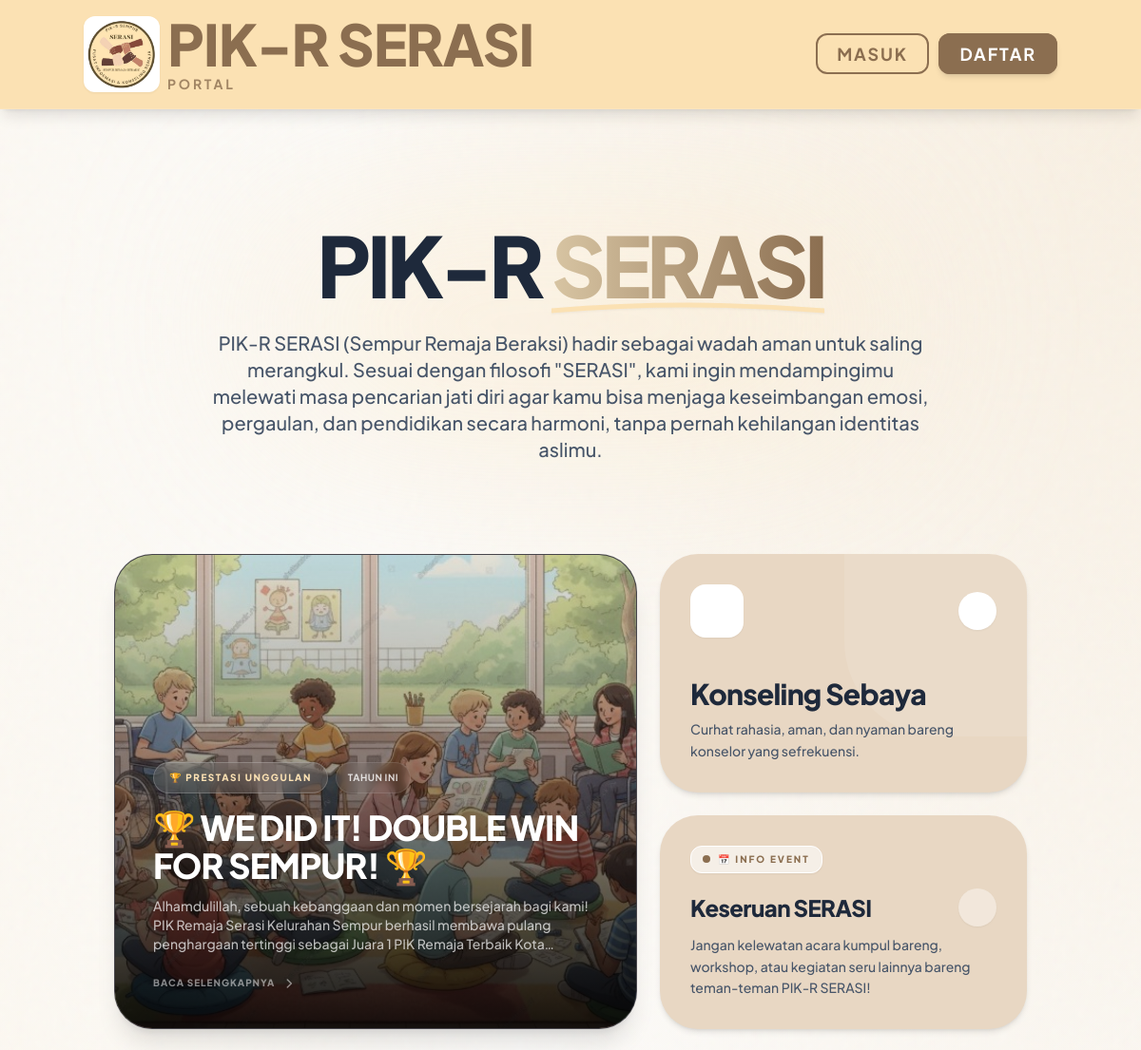
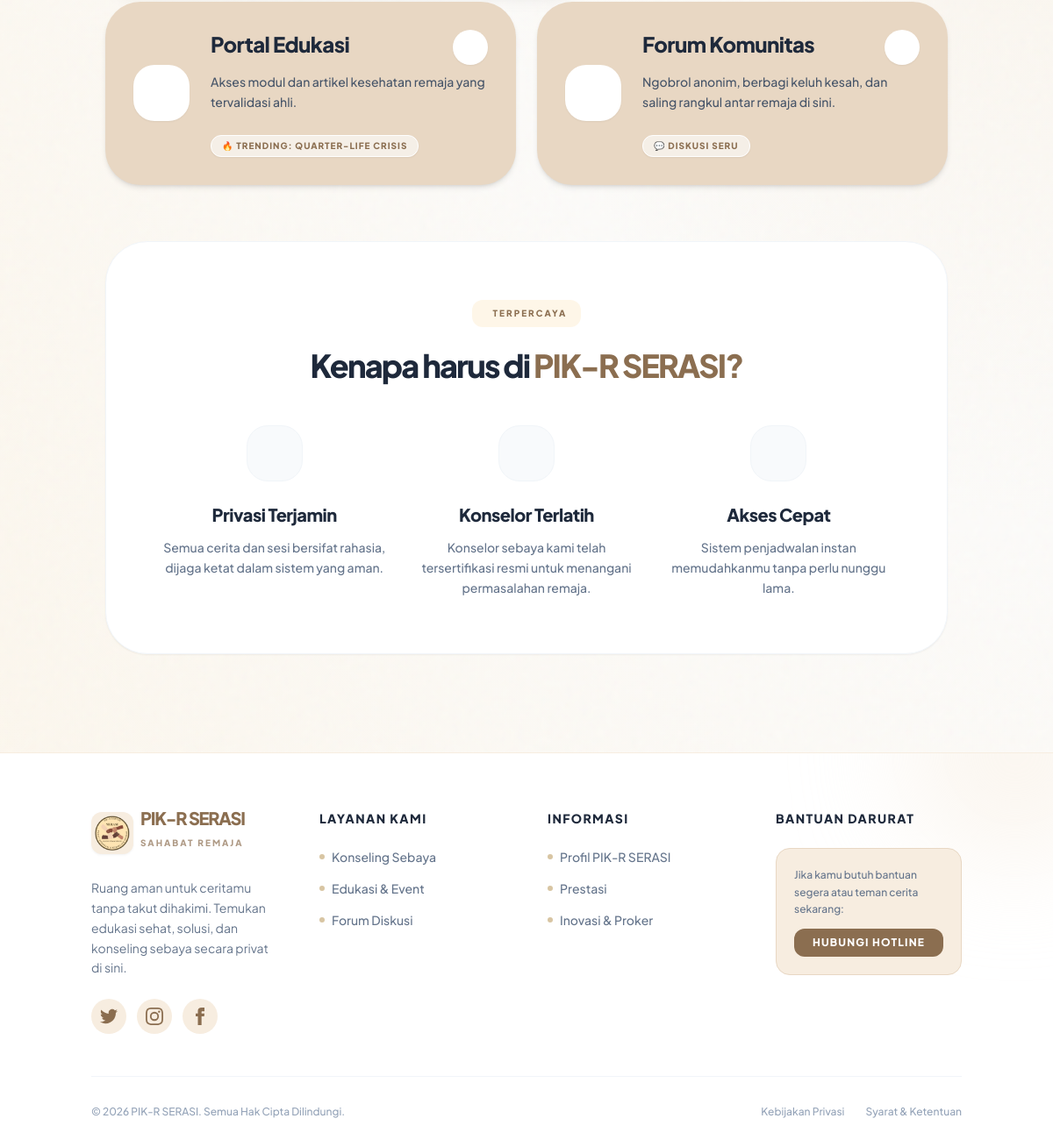
The page / on the database its author committed (2 pictures, top to bottom).
### tables this page shows
CREATE TABLE achievements (
            id INTEGER PRIMARY KEY AUTOINCREMENT,
            title TEXT NOT NULL,
            content TEXT,
            author TEXT,
            author_id INTEGER,
            dokumen TEXT,
            date TEXT
        );

### app.py (the view)
@app.route('/')
def index():
    conn = get_db_connection()
    latest_ach = conn.execute('SELECT * FROM achievements ORDER BY id DESC LIMIT 1').fetchone()
    conn.close()
    featured_ach = None
    if latest_ach:
        featured_ach = dict(latest_ach)
        if featured_ach.get('dokumen'):
            featured_ach['foto_list'] = [f.strip() for f in featured_ach['dokumen'].split(',') if f.strip()]
        else:
            featured_ach['foto_list'] = []
    return render_template('index.html', featured_ach=featured_ach)

### app.py (called while the page is built, shortened)
def get_db_connection():
    supabase_url = os.environ.get('SUPABASE_DB_URL')
    return PIKRDatabaseConnection(db_path=DB_PATH, supabase_url=supabase_url)

    def execute(self, query, params=None):
        query_upper = query.strip().upper()
        is_write = any(query_upper.startswith(op) for op in ["INSERT", "UPDATE", "DELETE"])
        if self.supabase_url:
            query = query.replace('?', '%s')
            query = re.sub(r'"([^"]*)"', r"'\1'", query)
            if params is not None:
                if not isinstance(params, (tuple, list)):
                    params = (params,)
                self.cursor.execute(query, params)
            else:
                self.cursor.execute(query)
        else:
            if params is not None:
                self.cursor.execute(query, params)
            else:
                self.cursor.execute(query)
        return self

    def fetchone(self):
        row = self.cursor.fetchone()
        if row is None:
            return None
        return row

    def close(self):
        self.cursor.close()
        self.conn.close()
        if self.modified_tables:
            for table in self.modified_tables:
                trigger_async_sheets_sync(table)

### templates/index.html (shortened to what this page needs)
{% extends 'base.html' %}
{% block content %}
<div class="fixed inset-0 z-0 bg-[#FCFBF9] pointer-events-none">
    <div class="absolute inset-0 bg-[radial-gradient(ellipse_at_top_right,_var(--tw-gradient-stops))] from-[#f8efe1] via-transparent to-[#FBE1B3]/20"></div>
    <div class="absolute inset-0 opacity-[0.03]" style=""></div>
</div>
<div class="max-w-7xl mx-auto px-4 py-8 animate-fade-in relative z-10">
    <div class="text-center mb-24 relative pt-10">
        <div class="absolute top-1/2 left-1/2 -translate-x-1/2 -translate-y-1/2 w-full max-w-2xl h-64 bg-[#FBE1B3]/30 blur-[100px] rounded-full -z-10"></div>
        <h1 class="text-5xl md:text-7xl lg:text-[5.5rem] font-black text-slate-800 tracking-tighter leading-[1.1] mb-6 relative z-10">
            PIK-R <span class="text-transparent bg-clip-text bg-gradient-to-r from-[#d8c5a3] to-[#8b6e50] relative inline-block">
                <svg class="absolute -bottom-2 left-0 w-full h-4 text-[#FBE1B3] drop-shadow-sm" viewBox="0 0 100 20" preserveAspectRatio="none">
                    <path d="M0,15 Q50,0 100,15" fill="none" stroke="currentColor" stroke-width="6" stroke-linecap="round"/>
                </svg>
            </span>
        </h1>
        <p class="text-lg md:text-xl text-slate-600 font-medium leading-relaxed max-w-3xl mx-auto mb-10 relative z-10">
            PIK-R SERASI (Sempur Remaja Beraksi) hadir sebagai wadah aman untuk saling merangkul. Sesuai dengan filosofi "SERASI", kami ingin mendampingimu melewati masa pencarian jati diri agar kamu bisa menjaga keseimbangan emosi, pergaulan, dan pendidikan secara harmoni, tanpa pernah kehilangan identitas aslimu.
        </p>
    </div>
    <div id="fitur" class="grid grid-cols-1 md:grid-cols-12 gap-6 max-w-6xl mx-auto mb-6 scroll-mt-24">
        {% if featured_ach %}
        <a href="{{ url_for('achievement_detail', achievement_id=featured_ach.id) }}"
           class="md:col-span-7 h-full bg-slate-950 rounded-[2.5rem] flex flex-col relative overflow-hidden group shadow-xl hover:shadow-2xl transition-all hover:-translate-y-1.5 duration-500 border border-[#e8d7c3]/30 min-h-[400px] md:min-h-[500px]">
            <div class="absolute inset-0 w-full h-full overflow-hidden">
                {% if featured_ach.foto_list %}
                    {% if featured_ach.foto_list | length > 1 %}
                        <div id="index-slideshow" class="w-full h-full flex transition-transform duration-700 ease-in-out">
                            {% for foto in featured_ach.foto_list %}
                            <div class="w-full h-full flex-shrink-0">
                                <img src="{{ url_for('static', filename='uploads/' + foto) }}" class="w-full h-full object-cover group-hover:scale-105 transition-transform duration-700" alt="{{ featured_ach.title }}">
                            </div>
                            {% endfor %}
                        </div>
                        <script>
                            document.addEventListener("DOMContentLoaded", function() {
                                let curIdx = 0;
                                const container = document.getElementById("index-slideshow");
                                const total = {{ featured_ach.foto_list | length }};
                                setInterval(() => {
                                    curIdx = (curIdx + 1) % total;
                                    container.style.transform = `translateX(-${curIdx * 100}%)`;
                                }, 5000);
                            });
                        </script>
                    {% else %}
                        <img src="{{ url_for('static', filename='uploads/' + featured_ach.foto_list[0]) }}" class="w-full h-full object-cover group-hover:scale-105 transition-transform duration-700" alt="{{ featured_ach.title }}">
                    {% endif %}
                {% else %}
                    <img src="{{ url_for('static', filename='uploads/1778979515_WhatsApp_Image_2026-05-17_at_07.58.10.jpeg') }}" class="w-full h-full object-cover group-hover:scale-105 transition-transform duration-700" alt="Prestasi PIK-R">
                {% endif %}
            </div>
            <div class="relative z-10 mt-auto p-8 md:p-10 flex flex-col justify-end h-full">
                <div class="flex items-center gap-2 mb-4">
                    <span class="bg-white/10 backdrop-blur-md border border-white/20 text-[#FBE1B3] text-[10px] font-black px-4 py-2 rounded-full uppercase tracking-[0.15em] shadow-sm">
                        🏆 Prestasi Unggulan
                    </span>
                    <span class="bg-white/5 backdrop-blur-sm border border-white/10 text-white/80 text-[10px] font-bold px-3 py-2 rounded-full uppercase tracking-wider">
                        Tahun Ini
                    </span>
                </div>
                <h3 class="text-2xl md:text-3xl lg:text-4xl font-black text-white tracking-tight leading-tight mb-3 group-hover:text-[#FBE1B3] transition-colors duration-300">
                    {{ featured_ach.title }}
                </h3>
                <p class="text-white/70 font-medium leading-relaxed text-xs md:text-sm max-w-2xl line-clamp-3">
                    {{ featured_ach.content | striptags | truncate(200) }}
                </p>
                <div class="flex items-center gap-2 mt-6 text-white/50 text-[10px] font-black uppercase tracking-widest group-hover:text-white transition-colors duration-300">
                    <span>Baca Selengkapnya</span>
                    <svg class="w-3.5 h-3.5 transform group-hover:translate-x-1.5 transition-transform" fill="none" stroke="currentColor" viewBox="0 0 24 24">
                        <path stroke-linecap="round" stroke-linejoin="round" stroke-width="2.5" d="M9 5l7 7-7 7"/>
                    </svg>
                </div>
            </div>
        </a>
        {% endif %}
        <div class="md:col-span-5 h-full flex flex-col gap-6">
            <a href="{% if session.get('user_id') %}{{ url_for('counseling') }}{% else %}{{ url_for('register') }}{% endif %}" class="bg-[#e8d7c3] rounded-[2.5rem] p-8 text-slate-800 shadow-md group hover:shadow-lg transition-all hover:-translate-y-1 duration-500 flex flex-col justify-between overflow-hidden relative block flex-grow">
                <div class="absolute right-0 top-0 w-48 h-48 bg-white/10 rounded-bl-[100px] pointer-events-none group-hover:scale-110 transition-transform duration-700"></div>
                <div class="relative z-10 flex items-center justify-between mb-8">
                    <div class="w-14 h-14 bg-white rounded-2xl flex items-center justify-center text-3xl text-[#8b6e50] shadow-sm">
                    </div>
                    <div class="w-10 h-10 bg-white rounded-full flex items-center justify-center text-[#8b6e50] shadow-sm group-hover:translate-x-1 group-hover:-translate-y-1 transition-transform group-hover:bg-[#8b6e50] group-hover:text-white">
                    </div>
                </div>
                <div class="relative z-10">
                    <h3 class="text-3xl font-black mb-2 tracking-tight">Konseling Sebaya</h3>
                    <p class="text-sm text-slate-600 font-medium leading-relaxed">Curhat rahasia, aman, dan nyaman bareng konselor yang sefrekuensi.</p>
                </div>
            </a>
            <a href="{{ url_for('education_event') }}" class="bg-[#e8d7c3] rounded-[2.5rem] p-8 shadow-md relative overflow-hidden group hover:shadow-lg transition-all hover:-translate-y-1 duration-500 block">
                <div class="relative z-10">
                    <div class="inline-flex items-center gap-2 bg-white/60 px-3 py-1.5 rounded-xl mb-4 shadow-sm border border-white">
                        <span class="w-2 h-2 rounded-full bg-[#8b6e50] animate-pulse"></span>
                        <p class="text-[10px] font-black text-[#8b6e50] uppercase tracking-[0.2em]">📅 INFO EVENT</p>
                    </div>
                    <div class="flex items-center justify-between mb-2">
                        <h3 class="text-2xl font-black text-slate-800 tracking-tight group-hover:text-[#8b6e50] transition-colors">Keseruan SERASI</h3>
                        <div class="w-10 h-10 bg-white/40 rounded-full flex items-center justify-center text-[#8b6e50] group-hover:bg-[#8b6e50] group-hover:text-white transition-colors shadow-sm">
                        </div>
                    </div>
                    <p class="text-sm text-slate-600 font-medium leading-relaxed">Jangan kelewatan acara kumpul bareng, workshop, atau kegiatan seru lainnya bareng teman-teman PIK-R SERASI!</p>
                </div>
            </a>
        </div>
    </div>
    <div class="grid grid-cols-1 md:grid-cols-2 gap-6 max-w-6xl mx-auto mb-16">
        <a href="{{ url_for('education_event') }}" class="bg-[#e8d7c3] p-8 rounded-[2.5rem] shadow-md group transition-all flex flex-col sm:flex-row items-start sm:items-center gap-6 overflow-hidden relative hover:-translate-y-1 hover:shadow-lg">
            <div class="w-16 h-16 bg-white rounded-[1.5rem] flex items-center justify-center text-3xl text-[#8b6e50] flex-shrink-0 group-hover:scale-110 group-hover:rotate-6 transition-transform shadow-sm">
            </div>
            <div class="flex-grow w-full relative z-10">
                <div class="flex items-start justify-between mb-2 gap-4">
                    <h3 class="text-2xl font-black text-slate-800 tracking-tight">Portal Edukasi</h3>
                    <div class="w-10 h-10 bg-white rounded-full flex items-center justify-center text-[#8b6e50] group-hover:bg-[#8b6e50] group-hover:text-white transition-colors flex-shrink-0 shadow-sm">
                    </div>
                </div>
                <p class="text-slate-600 font-medium text-sm leading-relaxed">Akses modul dan artikel kesehatan remaja yang tervalidasi ahli.</p>
                <div class="mt-6">
                    <span class="inline-block px-3 py-1 bg-white/60 text-[#8b6e50] border border-white text-[10px] font-black tracking-widest uppercase rounded-xl shadow-sm">
                        🔥 Trending: Quarter-Life Crisis
                    </span>
                </div>
            </div>
        </a>
        <a href="{{ url_for('forum') }}" class="bg-[#e8d7c3] p-8 rounded-[2.5rem] shadow-md group transition-all flex flex-col sm:flex-row items-start sm:items-center gap-6 overflow-hidden relative hover:-translate-y-1 hover:shadow-lg">
            <div class="absolute bottom-0 right-0 w-32 h-32 bg-white/40 rounded-tl-[100px] opacity-50 -z-10 group-hover:scale-110 transition-transform"></div>
            <div class="w-16 h-16 bg-white rounded-[1.5rem] flex items-center justify-center text-3xl text-[#8b6e50] flex-shrink-0 group-hover:scale-110 group-hover:-rotate-6 transition-transform shadow-sm">
            </div>
            <div class="flex-grow w-full relative z-10">
                <div class="flex items-start justify-between mb-2 gap-4">
                    <h3 class="text-2xl font-black text-slate-800 tracking-tight">Forum Komunitas</h3>
                    <div class="w-10 h-10 bg-white rounded-full flex items-center justify-center text-[#8b6e50] group-hover:bg-[#8b6e50] group-hover:text-white transition-colors shadow-sm flex-shrink-0">
                    </div>
                </div>
                <p class="text-slate-600 font-medium text-sm leading-relaxed">Ngobrol anonim, berbagi keluh kesah, dan saling rangkul antar remaja di sini.</p>
                <div class="mt-6">
                    <span class="inline-block px-3 py-1 bg-white/60 text-[#8b6e50] border border-white text-[10px] font-black tracking-widest uppercase rounded-xl shadow-sm">
                        💬 Diskusi Seru
                    </span>
                </div>
            </div>
        </a>
    </div>
    <div class="bg-white rounded-[3rem] p-10 md:p-16 border border-slate-100 shadow-sm relative overflow-hidden text-center mt-8">
        <div class="inline-flex items-center gap-2 bg-[#FBE1B3]/30 px-4 py-2 rounded-xl mb-6">
            <span class="text-[10px] font-black text-[#8b6e50] uppercase tracking-[0.2em]">Terpercaya</span>
        </div>
        <h2 class="text-3xl md:text-4xl font-black text-slate-800 tracking-tighter mb-12">
            Kenapa harus di <span class="text-[#8b6e50]">PIK-R SERASI?</span>
        </h2>
        <div class="grid grid-cols-1 md:grid-cols-3 gap-8 max-w-5xl mx-auto">
            <div class="group">
                <div class="w-16 h-16 mx-auto bg-slate-50 border border-slate-100 rounded-[1.5rem] flex items-center justify-center text-3xl text-[#8b6e50] mb-6 group-hover:bg-[#FBE1B3] group-hover:scale-110 transition-all duration-300">
                </div>
                <h4 class="text-xl font-black text-slate-800 mb-3 tracking-tight">Privasi Terjamin</h4>
                <p class="text-sm text-slate-500 font-medium leading-relaxed">Semua cerita dan sesi bersifat rahasia, dijaga ketat dalam sistem yang aman.</p>
            </div>
            <div class="group">
                <div class="w-16 h-16 mx-auto bg-slate-50 border border-slate-100 rounded-[1.5rem] flex items-center justify-center text-3xl text-[#8b6e50] mb-6 group-hover:bg-[#FBE1B3] group-hover:scale-110 transition-all duration-300">
                </div>
                <h4 class="text-xl font-black text-slate-800 mb-3 tracking-tight">Konselor Terlatih</h4>
                <p class="text-sm text-slate-500 font-medium leading-relaxed">Konselor sebaya kami telah tersertifikasi resmi untuk menangani permasalahan remaja.</p>
            </div>
            <div class="group">
                <div class="w-16 h-16 mx-auto bg-slate-50 border border-slate-100 rounded-[1.5rem] flex items-center justify-center text-3xl text-[#8b6e50] mb-6 group-hover:bg-[#FBE1B3] group-hover:scale-110 transition-all duration-300">
                </div>
                <h4 class="text-xl font-black text-slate-800 mb-3 tracking-tight">Akses Cepat</h4>
                <p class="text-sm text-slate-500 font-medium leading-relaxed">Sistem penjadwalan instan memudahkanmu tanpa perlu nunggu lama.</p>
            </div>
        </div>
    </div>
</div>
{% endblock %}

### templates/base.html (style rules this page uses)
:root { --primary: #d8c5a3; --primary-light: #f8efe1; --secondary: #9f836c; --accent: #d8c5a3; --glass: rgba(255, 250, 240, 0.9); --glass-border: rgba(204, 177, 141, 0.35); }
body { font-family: 'Plus Jakarta Sans', sans-serif; scroll-behavior: smooth; }
body, input, textarea, button, select, p, span, h1, h2, h3, h4, h5, h6, a, div, li, ul, ol, strong, em, b { font-family: 'Plus Jakarta Sans', sans-serif; }

### rows shown on the page
achievements: title "🏆 WE DID IT! DOUBLE WIN FOR SEMPUR! 🏆", content "Alhamdulillah, sebuah kebanggaan dan momen bersejarah bagi kami! PIK Remaja Serasi Kelurahan Sempur berhasil membawa pulang penghargaan tertinggi sebagai Juara 1 PIK Remaja Terbaik…"
